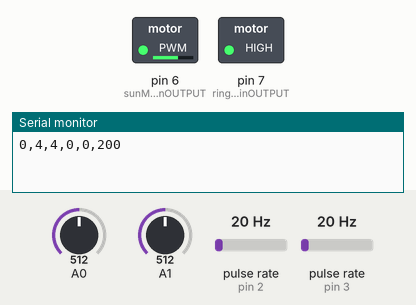
Bench run of a sketch on a simulated Arduino Leonardo, built with avr-gcc and run on an emulated ATmega32U4. On the bench: switched loads named in the sketch (green lamp = pin HIGH), the last lines printed to the serial monitor. Wiring (inferred from the names in the program): 2 × pulse sensor: data pin 2 / data pin 3. Inputs (shaded band) come from the test bench; at power-on: A0 = 512, A1 = 512, pulse rate (sensors on pin 2, pin 3) 20 Hz.

Above: at 1.2 s.
1.3 s: A0 set to 716
At 2.5 s:
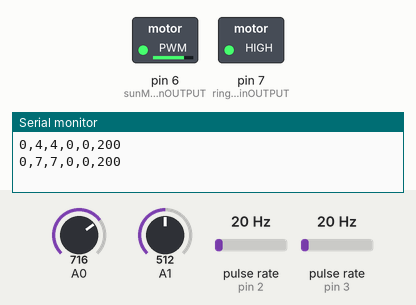
2.8 s: A1 set to 357
4.3 s: A1 set to 335
At 4.8 s:
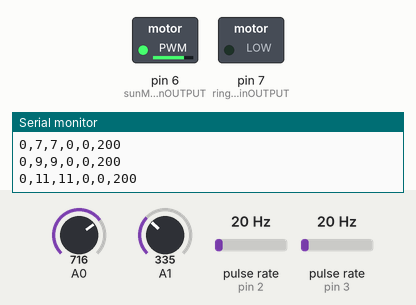
5.8 s: A0 set to 306
At 7.0 s:
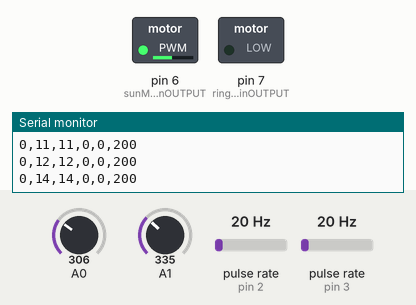
7.3 s: A1 set to 716
At 8.3 s:
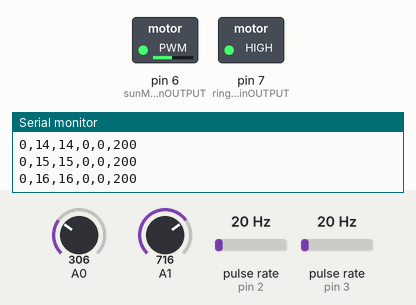
8.8 s: A1 set to 306
At 9.5 s:
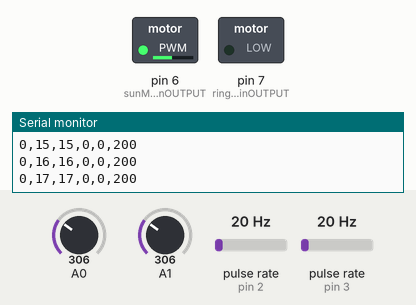
Timing chart, 0 to 11.3 s (numbered marks = the images above; inputs shaded):
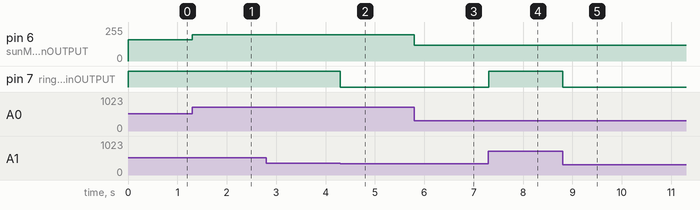

The sketch:

TT_20230914.ino
```cpp
#include  <avr/interrupt.h>
#include  <avr/io.h>
#include  <stdio.h>
#include  <math.h>
#include  <TimerOne.h>

#define AIRAWMIN  0
#define AIRAWMAX  1023
#define PWM_MIN   63
#define PWM_MAX   254

struct  swerveModule {
  int             sunENCODERwindows;
  int             sunTACHpinINPUT;
  unsigned  int   sunPULSEcount;
  unsigned  long  sunPULSEtime;
  unsigned  long  sunPULSElast;
  unsigned  long  sunRPS;
  int             sunMOTORspeedREQ;
  float           sunMOTORspeedOUT;
  unsigned  int   sunMOTORpinOUTPUT;
  int             ringENCODERwindows;
  int             ringTACHpinINPUT;
  unsigned  int   ringPULSEcount;
  unsigned  long  ringPULSEtime;
  unsigned  long  ringPULSElast;
  unsigned  long  ringRPS;
  int             ringMOTORspeedREQ;
  float           ringMOTORspeedOUT;
  unsigned  int   ringMOTORpinOUTPUT;
};

volatile  struct  swerveModule  swMOD1;
volatile  struct  swerveModule  swMOD2;

int xVAL;
int yVAL;
int TimePulse;

// This interrupt is triggered once per second
// and causes the current tach pulse counts to
// be converted into a RPM value
void timerIsr()
{
  Timer1.detachInterrupt();  //stop the timer
  TimePulse = 1;
  Timer1.attachInterrupt( timerIsr );  //enable the timer
}

// Interrupt routine to count Mod1 Sun Motor Pulses
void mod1sunTACHpulse(){
  swMOD1.sunPULSEcount++;
}
// Interrupt routine to count Mod1 Ring Motor Pulses
void mod1ringTACHpulse(){
  swMOD1.ringPULSEcount++;
}
// Interrupt routine to count Mod2 Sun Motor Pulses
void mod2sunTACHpulse(){
  swMOD2.sunPULSEcount++;
}
// Interrupt routine to count Mod2 Ring Motor Pulses
void mod2ringTACHpulse(){
  swMOD2.ringPULSEcount++;
}


void setup() {
  //
  // put your setup code here, to run once:
  //

  // set up the timer interrupt that triggers every 1 second (1000000 ms)
  Timer1.initialize(1000000); // set timer for 1sec
  Timer1.attachInterrupt( timerIsr ); // enable the timer

  // Set the PWM pin assignments for sun and ring motors for each module
  swMOD1.sunMOTORpinOUTPUT = 6;
  swMOD1.ringMOTORpinOUTPUT = 7;
  swMOD2.sunMOTORpinOUTPUT = 44;
  swMOD2.ringMOTORpinOUTPUT = 45;

  // configure the PWM pins to be output for each spark motor controller
  pinMode (swMOD1.sunMOTORpinOUTPUT, OUTPUT);
  pinMode (swMOD1.ringMOTORpinOUTPUT, OUTPUT);
  pinMode (swMOD2.sunMOTORpinOUTPUT, OUTPUT);
  pinMode (swMOD2.ringMOTORpinOUTPUT, OUTPUT);

  // Set the pin assignments for the sun and ring motor TACH inputs
  swMOD1.sunTACHpinINPUT = 2;
  swMOD1.ringTACHpinINPUT = 3;
  swMOD2.sunTACHpinINPUT = 18;
  swMOD2.ringTACHpinINPUT = 19;

  // configure the TACH input pins to have a pull up resistor
  pinMode(swMOD1.sunTACHpinINPUT,INPUT_PULLUP);
  pinMode(swMOD1.ringTACHpinINPUT,INPUT_PULLUP);
  pinMode(swMOD2.sunTACHpinINPUT,INPUT_PULLUP);
  pinMode(swMOD2.ringTACHpinINPUT,INPUT_PULLUP);

  // assign interrupt routines to each of the TACH inputs
  attachInterrupt(digitalPinToInterrupt(swMOD1.sunTACHpinINPUT),mod1sunTACHpulse,RISING);
  attachInterrupt(digitalPinToInterrupt(swMOD1.ringTACHpinINPUT),mod1ringTACHpulse,RISING);
  attachInterrupt(digitalPinToInterrupt(swMOD2.sunTACHpinINPUT),mod2sunTACHpulse,RISING);
  attachInterrupt(digitalPinToInterrupt(swMOD2.ringTACHpinINPUT),mod2ringTACHpulse,RISING);

  // ***************************************
  // PRE-SCALAR Adjustment for system timers
  //
  // Timer 1 (TCCR1B)
  // Timer 2 (TCCR2B)
  // Timer 3 (TCCR3B)
  // Timer 4 (TCCR4B)
  // Timer 5 (TCCR5B)
  //
  //  0x01 (0b001) = 31250.00 Hz
  //  0x02 (0b010) =  3906.25 Hz
  //  0x03 (0b011) =   488.28 Hz
  //  0x04 (0b100) =   122.07 Hz
  //  0x05 (0b101) =    30.52 Hz
  //
  //  Example;
  //  change timer 2 to 122.07 Hz
  //
  //  TCCR2B &= 0b11111000;
  //  TCCR2B |= 0b00000100;
  //
  // ***************************************

  TCCR3B &= 0b11111000;
  TCCR3B |= 0b00000011;

  TCCR4B &= 0b11111000;
  TCCR4B |= 0b00000011;

  Serial.begin(9600);


}

void loop() {
  // put your main code here, to run repeatedly:

  xVAL = analogRead(A0);
  yVAL = analogRead(A1);


  swMOD1.sunMOTORspeedOUT = map(xVAL,AIRAWMIN,AIRAWMAX,PWM_MIN,PWM_MAX);
  swMOD1.ringMOTORspeedOUT = map(yVAL,AIRAWMIN,AIRAWMAX,PWM_MIN,PWM_MAX);
  swMOD2.sunMOTORspeedOUT = map(xVAL,AIRAWMIN,AIRAWMAX,PWM_MIN,PWM_MAX);
  swMOD2.ringMOTORspeedOUT = map(yVAL,AIRAWMIN,AIRAWMAX,PWM_MIN,PWM_MAX);


  if (TimePulse == 1) {

    // Convert the current pulse count to Rev per sec and then
    // calculate a new RPS which equates to 80% of the current ready plus 20% of the new reading
    swMOD1.sunRPS = (swMOD1.sunRPS * .8) + ((swMOD1.sunPULSEcount | 3)*.2);
    swMOD1.ringRPS = (swMOD1.ringRPS * .8) + ((swMOD1.ringPULSEcount | 3)*.2);
    swMOD2.sunRPS = (swMOD2.sunRPS * .8) + ((swMOD2.sunPULSEcount | 3)*.2);
    swMOD2.ringRPS = (swMOD2.ringRPS * .8) + ((swMOD2.ringPULSEcount | 3)*.2);

    Serial.print("0,");
    Serial.print(swMOD1.sunRPS);
    Serial.print(",");
    Serial.print(swMOD1.ringRPS);
    Serial.print(",");
    Serial.print(swMOD2.sunRPS);
    Serial.print(",");
    Serial.print(swMOD2.ringRPS);
    Serial.println(",200");


    // Clear the TACH pulse counts each time the Timer Interrupt triggers
    swMOD1.sunPULSEcount = 0;
    swMOD1.ringPULSEcount = 0;
    swMOD2.sunPULSEcount = 0;
    swMOD2.ringPULSEcount = 0;

    TimePulse = 0;
  }

  analogWrite(swMOD1.sunMOTORpinOUTPUT,swMOD1.sunMOTORspeedOUT);
  analogWrite(swMOD1.ringMOTORpinOUTPUT,swMOD1.ringMOTORspeedOUT);
  analogWrite(swMOD2.sunMOTORpinOUTPUT,swMOD2.sunMOTORspeedOUT);
  analogWrite(swMOD2.ringMOTORpinOUTPUT,swMOD2.ringMOTORspeedOUT);

}
```

Measured:
- the behaviour switches between 349 and 348 on A1 (found by bisection; images 1 and 2)
- after the input at 1.3 s, pin 6 (sunMOTORpinOUTPUT): 158/255 → 196/255 at once
- after the input at 4.3 s, pin 7 (ringMOTORpinOUTPUT): HIGH → LOW at once
- after the input at 5.8 s, pin 6 (sunMOTORpinOUTPUT): 196/255 → 120/255 at once
- after the input at 7.3 s, pin 7 (ringMOTORpinOUTPUT): LOW → HIGH at once
- after the input at 8.8 s, pin 7 (ringMOTORpinOUTPUT): HIGH → LOW at once
